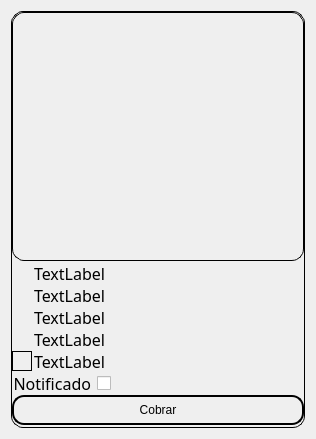
<?xml version="1.0" encoding="UTF-8"?>
<ui version="4.0">
 <class>Form</class>
 <widget class="QWidget" name="Form">
  <property name="geometry">
   <rect>
    <x>0</x>
    <y>0</y>
    <width>316</width>
    <height>439</height>
   </rect>
  </property>
  <property name="sizePolicy">
   <sizepolicy hsizetype="Expanding" vsizetype="Expanding">
    <horstretch>0</horstretch>
    <verstretch>0</verstretch>
   </sizepolicy>
  </property>
  <property name="minimumSize">
   <size>
    <width>0</width>
    <height>0</height>
   </size>
  </property>
  <property name="maximumSize">
   <size>
    <width>16777215</width>
    <height>16777215</height>
   </size>
  </property>
  <property name="windowTitle">
   <string>Form</string>
  </property>
  <property name="styleSheet">
   <string notr="true">QFrame {
	border-style:solid;
	border-width:1px;
	border-color:black;
	border-radius:12px;
}</string>
  </property>
  <layout class="QVBoxLayout" name="verticalLayout_4">
   <item>
    <widget class="QFrame" name="frame">
     <property name="sizePolicy">
      <sizepolicy hsizetype="Expanding" vsizetype="Expanding">
       <horstretch>0</horstretch>
       <verstretch>0</verstretch>
      </sizepolicy>
     </property>
     <property name="minimumSize">
      <size>
       <width>250</width>
       <height>0</height>
      </size>
     </property>
     <property name="maximumSize">
      <size>
       <width>310</width>
       <height>550</height>
      </size>
     </property>
     <property name="styleSheet">
      <string notr="true"/>
     </property>
     <property name="frameShape">
      <enum>QFrame::StyledPanel</enum>
     </property>
     <property name="frameShadow">
      <enum>QFrame::Raised</enum>
     </property>
     <layout class="QVBoxLayout" name="verticalLayout_2">
      <property name="spacing">
       <number>2</number>
      </property>
      <property name="leftMargin">
       <number>0</number>
      </property>
      <property name="topMargin">
       <number>0</number>
      </property>
      <property name="rightMargin">
       <number>0</number>
      </property>
      <property name="bottomMargin">
       <number>2</number>
      </property>
      <item>
       <widget class="QLabel" name="list_item_picture">
        <property name="enabled">
         <bool>true</bool>
        </property>
        <property name="minimumSize">
         <size>
          <width>0</width>
          <height>200</height>
         </size>
        </property>
        <property name="maximumSize">
         <size>
          <width>16777215</width>
          <height>16777215</height>
         </size>
        </property>
        <property name="font">
         <font>
          <family>Dubai</family>
          <pointsize>36</pointsize>
         </font>
        </property>
        <property name="autoFillBackground">
         <bool>false</bool>
        </property>
        <property name="frameShape">
         <enum>QFrame::NoFrame</enum>
        </property>
        <property name="text">
         <string/>
        </property>
        <property name="textFormat">
         <enum>Qt::PlainText</enum>
        </property>
        <property name="scaledContents">
         <bool>true</bool>
        </property>
        <property name="alignment">
         <set>Qt::AlignJustify|Qt::AlignVCenter</set>
        </property>
        <property name="wordWrap">
         <bool>false</bool>
        </property>
        <property name="margin">
         <number>0</number>
        </property>
        <property name="indent">
         <number>0</number>
        </property>
        <property name="openExternalLinks">
         <bool>false</bool>
        </property>
        <property name="textInteractionFlags">
         <set>Qt::NoTextInteraction</set>
        </property>
       </widget>
      </item>
      <item>
       <layout class="QVBoxLayout" name="verticalLayout_3">
        <item>
         <layout class="QVBoxLayout" name="verticalLayout">
          <item>
           <layout class="QHBoxLayout" name="horizontalLayout">
            <item>
             <widget class="QLabel" name="label">
              <property name="maximumSize">
               <size>
                <width>20</width>
                <height>20</height>
               </size>
              </property>
              <property name="autoFillBackground">
               <bool>false</bool>
              </property>
              <property name="styleSheet">
               <string notr="true">border-style: none;</string>
              </property>
              <property name="text">
               <string/>
              </property>
              <property name="pixmap">
               <pixmap>assets/icons8-tarjeta-de-identidad-electrónica-48.png</pixmap>
              </property>
              <property name="scaledContents">
               <bool>true</bool>
              </property>
             </widget>
            </item>
            <item>
             <widget class="QLabel" name="name_deudor">
              <property name="minimumSize">
               <size>
                <width>0</width>
                <height>20</height>
               </size>
              </property>
              <property name="maximumSize">
               <size>
                <width>129999</width>
                <height>20</height>
               </size>
              </property>
              <property name="font">
               <font>
                <family>Dubai</family>
                <pointsize>12</pointsize>
               </font>
              </property>
              <property name="autoFillBackground">
               <bool>false</bool>
              </property>
              <property name="styleSheet">
               <string notr="true">border-style: none;</string>
              </property>
              <property name="text">
               <string>TextLabel</string>
              </property>
              <property name="wordWrap">
               <bool>true</bool>
              </property>
             </widget>
            </item>
           </layout>
          </item>
          <item>
           <layout class="QHBoxLayout" name="horizontalLayout_5">
            <property name="leftMargin">
             <number>0</number>
            </property>
            <property name="topMargin">
             <number>0</number>
            </property>
            <property name="rightMargin">
             <number>0</number>
            </property>
            <property name="bottomMargin">
             <number>0</number>
            </property>
            <item>
             <widget class="QLabel" name="label_7">
              <property name="minimumSize">
               <size>
                <width>20</width>
                <height>20</height>
               </size>
              </property>
              <property name="maximumSize">
               <size>
                <width>20</width>
                <height>20</height>
               </size>
              </property>
              <property name="styleSheet">
               <string notr="true">border-style: none;</string>
              </property>
              <property name="text">
               <string/>
              </property>
              <property name="pixmap">
               <pixmap>assets/icons8-carcasa-de-telefono-50.png</pixmap>
              </property>
              <property name="scaledContents">
               <bool>true</bool>
              </property>
             </widget>
            </item>
            <item>
             <widget class="QLabel" name="phone_number_deudor">
              <property name="minimumSize">
               <size>
                <width>0</width>
                <height>20</height>
               </size>
              </property>
              <property name="maximumSize">
               <size>
                <width>16777215</width>
                <height>20</height>
               </size>
              </property>
              <property name="font">
               <font>
                <family>Dubai</family>
                <pointsize>12</pointsize>
               </font>
              </property>
              <property name="styleSheet">
               <string notr="true">border-style: none;</string>
              </property>
              <property name="text">
               <string>TextLabel</string>
              </property>
             </widget>
            </item>
           </layout>
          </item>
          <item>
           <layout class="QHBoxLayout" name="horizontalLayout_3">
            <item>
             <widget class="QLabel" name="label_2">
              <property name="minimumSize">
               <size>
                <width>20</width>
                <height>20</height>
               </size>
              </property>
              <property name="maximumSize">
               <size>
                <width>20</width>
                <height>20</height>
               </size>
              </property>
              <property name="styleSheet">
               <string notr="true">border-style: none;</string>
              </property>
              <property name="text">
               <string/>
              </property>
              <property name="pixmap">
               <pixmap>assets/icons8-pesa-50.png</pixmap>
              </property>
              <property name="scaledContents">
               <bool>true</bool>
              </property>
             </widget>
            </item>
            <item>
             <widget class="QLabel" name="training_type_deudor">
              <property name="minimumSize">
               <size>
                <width>0</width>
                <height>20</height>
               </size>
              </property>
              <property name="maximumSize">
               <size>
                <width>16777215</width>
                <height>20</height>
               </size>
              </property>
              <property name="font">
               <font>
                <family>Dubai</family>
                <pointsize>12</pointsize>
               </font>
              </property>
              <property name="styleSheet">
               <string notr="true">border-style: none;</string>
              </property>
              <property name="text">
               <string>TextLabel</string>
              </property>
             </widget>
            </item>
           </layout>
          </item>
          <item>
           <layout class="QHBoxLayout" name="horizontalLayout_4">
            <item>
             <widget class="QLabel" name="label_6">
              <property name="minimumSize">
               <size>
                <width>20</width>
                <height>20</height>
               </size>
              </property>
              <property name="maximumSize">
               <size>
                <width>20</width>
                <height>20</height>
               </size>
              </property>
              <property name="styleSheet">
               <string notr="true">border-style: none;</string>
              </property>
              <property name="text">
               <string/>
              </property>
              <property name="pixmap">
               <pixmap>assets/icons8-efectivo-en-mano-48.png</pixmap>
              </property>
              <property name="scaledContents">
               <bool>true</bool>
              </property>
             </widget>
            </item>
            <item>
             <widget class="QLabel" name="last_pay_deudor">
              <property name="minimumSize">
               <size>
                <width>0</width>
                <height>20</height>
               </size>
              </property>
              <property name="maximumSize">
               <size>
                <width>16777215</width>
                <height>20</height>
               </size>
              </property>
              <property name="font">
               <font>
                <family>Dubai</family>
                <pointsize>12</pointsize>
               </font>
              </property>
              <property name="styleSheet">
               <string notr="true">border-style: none;</string>
              </property>
              <property name="text">
               <string>TextLabel</string>
              </property>
             </widget>
            </item>
           </layout>
          </item>
          <item>
           <layout class="QHBoxLayout" name="horizontalLayout_6">
            <item>
             <widget class="QLabel" name="label_4">
              <property name="minimumSize">
               <size>
                <width>20</width>
                <height>20</height>
               </size>
              </property>
              <property name="maximumSize">
               <size>
                <width>20</width>
                <height>20</height>
               </size>
              </property>
              <property name="text">
               <string/>
              </property>
              <property name="pixmap">
               <pixmap>assets/icons8-reloj-50.png</pixmap>
              </property>
              <property name="scaledContents">
               <bool>true</bool>
              </property>
             </widget>
            </item>
            <item>
             <widget class="QLabel" name="horario">
              <property name="maximumSize">
               <size>
                <width>16777215</width>
                <height>20</height>
               </size>
              </property>
              <property name="font">
               <font>
                <family>Dubai</family>
                <pointsize>12</pointsize>
               </font>
              </property>
              <property name="styleSheet">
               <string notr="true">border:none;</string>
              </property>
              <property name="text">
               <string>TextLabel</string>
              </property>
             </widget>
            </item>
           </layout>
          </item>
          <item>
           <layout class="QHBoxLayout" name="horizontalLayout_2">
            <item>
             <widget class="QCheckBox" name="notificado">
              <property name="maximumSize">
               <size>
                <width>16777215</width>
                <height>20</height>
               </size>
              </property>
              <property name="font">
               <font>
                <family>Dubai</family>
                <pointsize>12</pointsize>
                <stylestrategy>PreferDefault</stylestrategy>
               </font>
              </property>
              <property name="layoutDirection">
               <enum>Qt::RightToLeft</enum>
              </property>
              <property name="autoFillBackground">
               <bool>false</bool>
              </property>
              <property name="styleSheet">
               <string notr="true">border-radius: 2px;</string>
              </property>
              <property name="text">
               <string notr="true">Notificado</string>
              </property>
              <property name="icon">
               <iconset>
                <normaloff>assets/icons8-mensaje-de-telefono-24.png</normaloff>assets/icons8-mensaje-de-telefono-24.png</iconset>
              </property>
              <property name="tristate">
               <bool>false</bool>
              </property>
             </widget>
            </item>
            <item>
             <spacer name="horizontalSpacer">
              <property name="orientation">
               <enum>Qt::Horizontal</enum>
              </property>
              <property name="sizeHint" stdset="0">
               <size>
                <width>285</width>
                <height>15</height>
               </size>
              </property>
             </spacer>
            </item>
           </layout>
          </item>
         </layout>
        </item>
        <item>
         <widget class="QPushButton" name="cobrar_button">
          <property name="sizePolicy">
           <sizepolicy hsizetype="Minimum" vsizetype="Preferred">
            <horstretch>50</horstretch>
            <verstretch>50</verstretch>
           </sizepolicy>
          </property>
          <property name="minimumSize">
           <size>
            <width>45</width>
            <height>30</height>
           </size>
          </property>
          <property name="maximumSize">
           <size>
            <width>16777215</width>
            <height>30</height>
           </size>
          </property>
          <property name="styleSheet">
           <string notr="true">border-color: black;
border-width: 2px;
border-style: solid;
border-radius: 12px;</string>
          </property>
          <property name="text">
           <string>Cobrar</string>
          </property>
          <property name="icon">
           <iconset>
            <normaloff>assets/icons8-dolar-64.png</normaloff>assets/icons8-dolar-64.png</iconset>
          </property>
         </widget>
        </item>
       </layout>
      </item>
     </layout>
    </widget>
   </item>
  </layout>
 </widget>
 <resources>
  <include location="gf.qrc"/>
 </resources>
 <connections/>
</ui>
